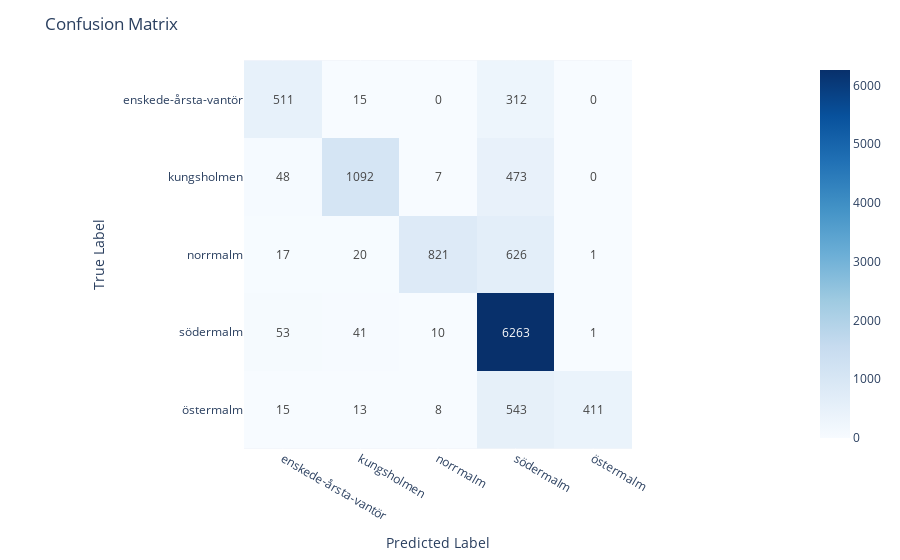

Notebook code for this chart:
### Code cell
evaluate_model(df_extended, labels, 'model_GradientBoostingClassifier(random_state=42)_5y', add_features='y')

### Figure 1 — Plotly figure (JSON) as saved in the notebook; plotly's stock layout.template omitted (floating-point values rounded to 4 significant figures)
{"data": [{"coloraxis": "coloraxis", "hovertemplate": "x: %{x}<br>y: %{y}<br>color: %{z}<extra></extra>", "name": "0", "texttemplate": "%{z}", "type": "heatmap", "x": ["enskede-årsta-vantör", "kungsholmen", "norrmalm", "södermalm", "östermalm"], "xaxis": "x", "y": ["enskede-årsta-vantör", "kungsholmen", "norrmalm", "södermalm", "östermalm"], "yaxis": "y", "z": [[511, 15, 0, 312, 0], [48, 1092, 7, 473, 0], [17, 20, 821, 626, 1], [53, 41, 10, 6263, 1], [15, 13, 8, 543, 411]]}], "layout": {"coloraxis": {"colorscale": [[0, "rgb(247,251,255)"], [0.125, "rgb(222,235,247)"], [0.25, "rgb(198,219,239)"], [0.375, "rgb(158,202,225)"], [0.5, "rgb(107,174,214)"], [0.625, "rgb(66,146,198)"], [0.75, "rgb(33,113,181)"], [0.875, "rgb(8,81,156)"], [1, "rgb(8,48,107)"]]}, "margin": {"t": 60}, "title": {"text": "Confusion Matrix"}, "xaxis": {"anchor": "y", "constrain": "domain", "domain": [0, 1], "scaleanchor": "y", "title": {"text": "Predicted Label"}}, "yaxis": {"anchor": "x", "autorange": "reversed", "constrain": "domain", "domain": [0, 1], "title": {"text": "True Label"}}}}
